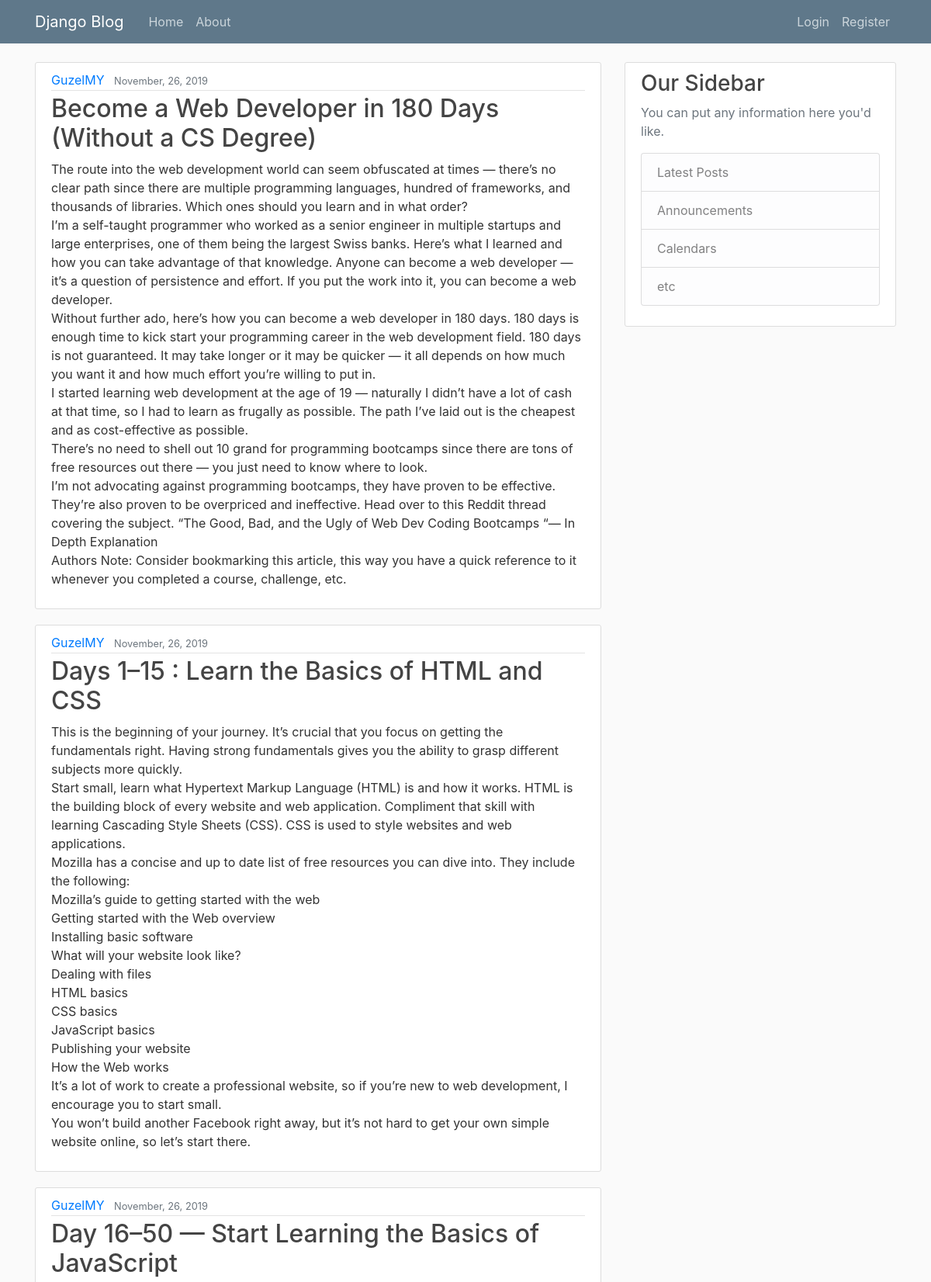
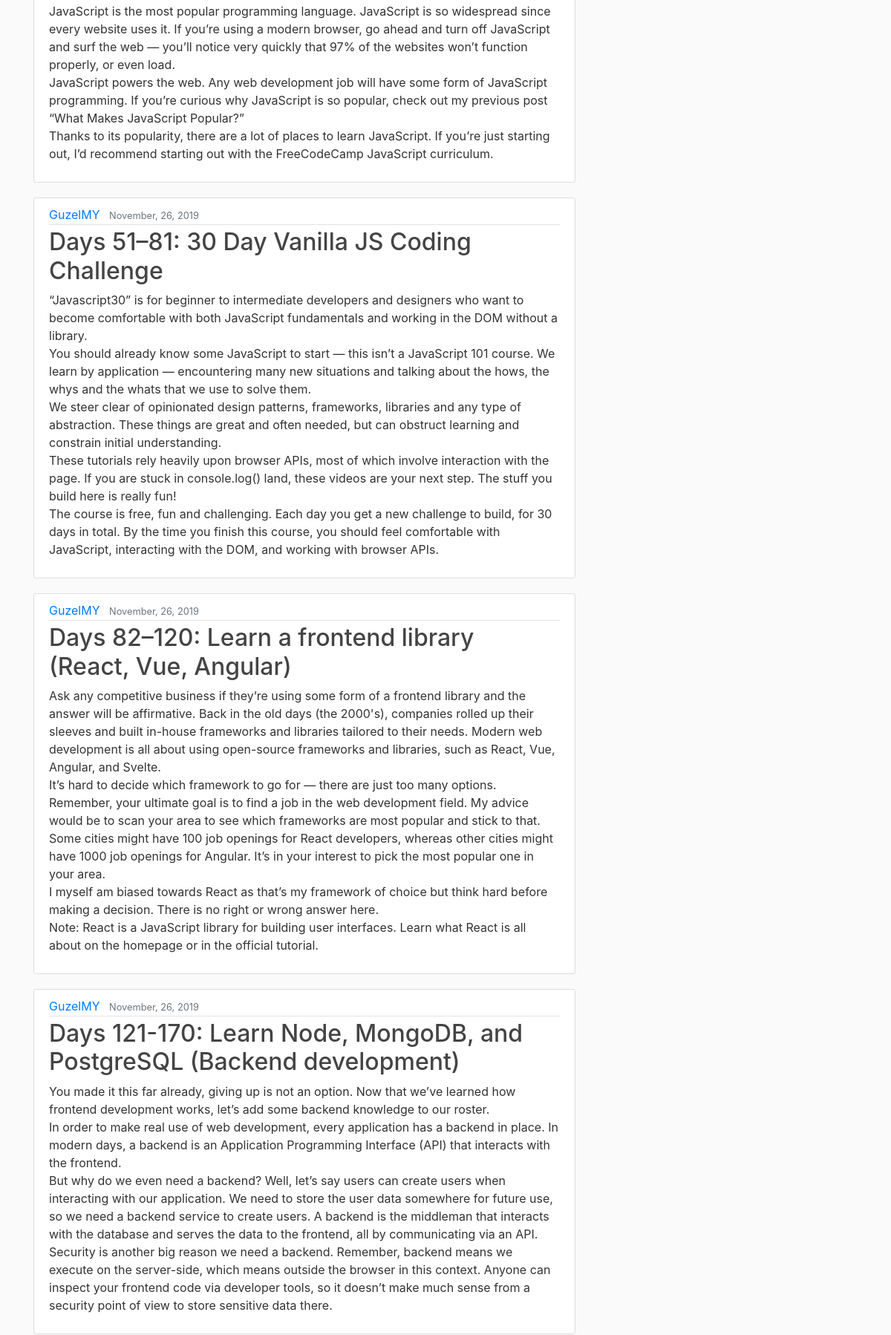
The page / (upper part) on the database its author committed (2 pictures, top to bottom).
### blog/models.py (models this page shows, shortened)
class Post(models.Model):
    title = models.CharField(max_length=100)
    content = models.TextField()
    date_posted = models.DateTimeField(default=timezone.now) #arguments can be: (auto_now = True)- it will automatically update to the current date with updating post or (auto_now_add = True) - it will not change even not edit the date after creating the post
    author = models.ForeignKey(User, on_delete = models.CASCADE)

### blog/views.py (the view)
# urls.py: path('', views.home, name='blog-home'),
def home(request):
    context = {
        'posts': Post.objects.all()
    }
    return render(request, 'blog/home.html', context)

### blog/templates/blog/home.html
{% extends "blog/base.html"%}
{% block content%}
   {% for post in posts %}
        <article class="media content-section">
          <div class="media-body">
            <div class="article-metadata">
              <a class="mr-2" href="#">{{ post.author }}</a>
              <small class="text-muted">{{ post.date_posted|date:"F, d, Y" }}</small>
            </div>
            <h2><a class="article-title" href="#">{{ post.title }}</a></h2>
            <p class="article-content">{{ post.content }}</p>
          </div>
        </article>
    {% endfor %}
{% endblock content%}

### blog/templates/blog/base.html (shortened to what this page needs)
{% load static %}
<!doctype html>
<html lang="en">
<head>
    <link rel="stylesheet" href="https://stackpath.bootstrapcdn.com/bootstrap/4.3.1/css/bootstrap.min.css">
    <link rel="stylesheet" href="{% static 'blog/main.css' %}">
</head>
<body>
    <header class="site-header">
      <nav class="navbar navbar-expand-md navbar-dark bg-steel fixed-top">
        <div class="container">
          <a class="navbar-brand mr-4" href="{% url 'blog-home' %}">Django Blog</a>
          <div class="collapse navbar-collapse" id="navbarToggle">
            <div class="navbar-nav mr-auto">
              <a class="nav-item nav-link" href="{% url 'blog-home' %}">Home</a>
              <a class="nav-item nav-link" href="{% url 'blog-about' %}">About</a>
            </div>
            <div class="navbar-nav">
                {% if user.is_authenticated %}
                     <a class="nav-item nav-link" href="{% url 'profile' %}">Profile</a>
                     <a class="nav-item nav-link" href="{% url 'logout' %}">Logout</a>
                {% else %}
                    <a class="nav-item nav-link" href="{% url 'login' %}">Login</a>
                    <a class="nav-item nav-link" href="{% url 'register' %}">Register</a>
                {% endif %}
            </div>
          </div>
        </div>
      </nav>
    </header>
    <main role="main" class="container">
      <div class="row">
        <div class="col-md-8">
          {% block content %}{% endblock %}
        </div>
        <div class="col-md-4">
          <div class="content-section">
            <h3>Our Sidebar</h3>
            <p class='text-muted'>You can put any information here you'd like.
              <ul class="list-group">
                <li class="list-group-item list-group-item-light">Latest Posts</li>
                <li class="list-group-item list-group-item-light">Announcements</li>
                <li class="list-group-item list-group-item-light">Calendars</li>
                <li class="list-group-item list-group-item-light">etc</li>
              </ul>
            </p>
          </div>
        </div>
      </div>
    </main>
</body>
</html>

### blog/static/blog/main.css (style rules this page uses)
body { background: #fafafa; color: #333333; margin-top: 5rem; }
h1, h2, h3, h4, h5, h6 { color: #444444; }
ul { margin: 0; }
.bg-steel { background-color: #5f788a; }
.site-header .navbar-nav .nav-link { color: #cbd5db; }
.content-section { background: #ffffff; padding: 10px 20px; border: 1px solid #dddddd; border-radius: 3px; margin-bottom: 20px; }
.article-title { color: #444444; }
.article-content { white-space: pre-line; }
.article-metadata { padding-bottom: 1px; margin-bottom: 4px; border-bottom: 1px solid #e3e3e3 }

### rows shown on the page
Post: author "GuzelMY", date_posted "November, 26, 2019", title "Become a Web Developer in 180 Days (Without a CS Degree)", content "The route into the web development world can seem obfuscated at times — there’s no clear path since there are multiple programming languages, hundred of frameworks, and thousands of libraries. Which ones should you learn and in what order? I’m a self-taught programmer who worked as a senior engineer in multiple startups and large enterprises, one of them being the largest Swiss banks. Here’s what I learned and how you can take advantage of that knowledge. Anyone can become a web developer — it’s a question of persistence and effort. If you put the work into it, you can become a web developer. Without further ado, here’s how you can become a web developer in 180 days. 180 days is enough time…"
Post: author "GuzelMY", date_posted "November, 26, 2019", title "Days 1–15 : Learn the Basics of HTML and CSS", content "This is the beginning of your journey. It’s crucial that you focus on getting the fundamentals right. Having strong fundamentals gives you the ability to grasp different subjects more quickly. Start small, learn what Hypertext Markup Language (HTML) is and how it works. HTML is the building block of every website and web application. Compliment that skill with learning Cascading Style Sheets (CSS). CSS is used to style websites and web applications. Mozilla has a concise and up to date list of free resources you can dive into. They include the following: Mozilla’s guide to getting started with the web Getting started with the Web overview Installing basic software What will your website…"
Post: author "GuzelMY", date_posted "November, 26, 2019", title "Day 16–50 — Start Learning the Basics of JavaScript", content "JavaScript is the most popular programming language. JavaScript is so widespread since every website uses it. If you’re using a modern browser, go ahead and turn off JavaScript and surf the web — you’ll notice very quickly that 97% of the websites won’t function properly, or even load. JavaScript powers the web. Any web development job will have some form of JavaScript programming. If you’re curious why JavaScript is so popular, check out my previous post “What Makes JavaScript Popular?” Thanks to its popularity, there are a lot of places to learn JavaScript. If you’re just starting out, I’d recommend starting out with the FreeCodeCamp JavaScript curriculum."
Post: author "GuzelMY", date_posted "November, 26, 2019", title "Days 51–81: 30 Day Vanilla JS Coding Challenge", content "“Javascript30” is for beginner to intermediate developers and designers who want to become comfortable with both JavaScript fundamentals and working in the DOM without a library. You should already know some JavaScript to start — this isn’t a JavaScript 101 course. We learn by application — encountering many new situations and talking about the hows, the whys and the whats that we use to solve them. We steer clear of opinionated design patterns, frameworks, libraries and any type of abstraction. These things are great and often needed, but can obstruct learning and constrain initial understanding. These tutorials rely heavily upon browser APIs, most of which involve interaction with the…"
Post: author "GuzelMY", date_posted "November, 26, 2019", title "Days 82–120: Learn a frontend library (React, Vue, Angular)", content "Ask any competitive business if they’re using some form of a frontend library and the answer will be affirmative. Back in the old days (the 2000's), companies rolled up their sleeves and built in-house frameworks and libraries tailored to their needs. Modern web development is all about using open-source frameworks and libraries, such as React, Vue, Angular, and Svelte. It’s hard to decide which framework to go for — there are just too many options. Remember, your ultimate goal is to find a job in the web development field. My advice would be to scan your area to see which frameworks are most popular and stick to that. Some cities might have 100 job openings for React developers, whereas…"
Post: author "GuzelMY", date_posted "November, 26, 2019", title "Days 121-170: Learn Node, MongoDB, and PostgreSQL (Backend development)", content "You made it this far already, giving up is not an option. Now that we’ve learned how frontend development works, let’s add some backend knowledge to our roster. In order to make real use of web development, every application has a backend in place. In modern days, a backend is an Application Programming Interface (API) that interacts with the frontend. But why do we even need a backend? Well, let’s say users can create users when interacting with our application. We need to store the user data somewhere for future use, so we need a backend service to create users. A backend is the middleman that interacts with the database and serves the data to the frontend, all by communicating via an…"
